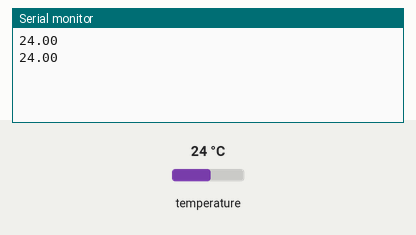
Recording of a sketch running on a simulated Arduino Uno, built with avr-gcc and run on an emulated ATmega328P. Parts: the last lines printed to the serial monitor. Inputs (shaded band) come from the test bench; at power-on: temperature 24 °C.

Above: at 3.3 s.
3.4 s: temperature set to 12 °C
At 5.5 s:
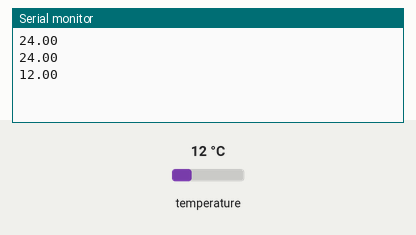
5.9 s: temperature set to 19 °C
At 7.0 s:
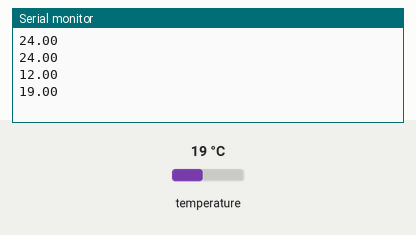
Timing chart, 0 to 8.9 s (numbered marks = the images above; inputs shaded):
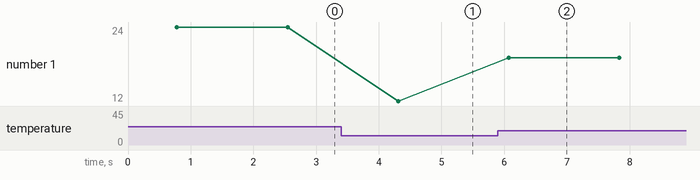

Measured:
- after the input at 3.4 s, the serial monitor: prints a new line after 0.91 s (image 1)
- after the input at 5.9 s, the serial monitor: prints a new line after 0.17 s (image 2)
- plotted number 1: 24 → 12 after the input at 3.4 s, 12 → 19 after the input at 5.9 s

The sketch:

Lab13_DS18B20_Temperature.ino
```cpp
#include <OneWire.h>
#include <DallasTemperature.h>
#define DS18B20_pin 7  // 定義常數
OneWire ds(DS18B20_pin);  // 　初始化 ds 物件
DallasTemperature DS18B20(&ds) ;// 初始化 DS18B20 物件

void setup(void) {
  Serial.begin(9600);
  DS18B20.begin(); // 啟動 DS18B20
}
void loop() {
  DS18B20.requestTemperatures(); //由 DS18B20 物件，偵測環境溫度
  float val = DS18B20.getTempCByIndex(0); // 取得溫度值
  Serial.println(val,2);
  delay(1000);
}
```
